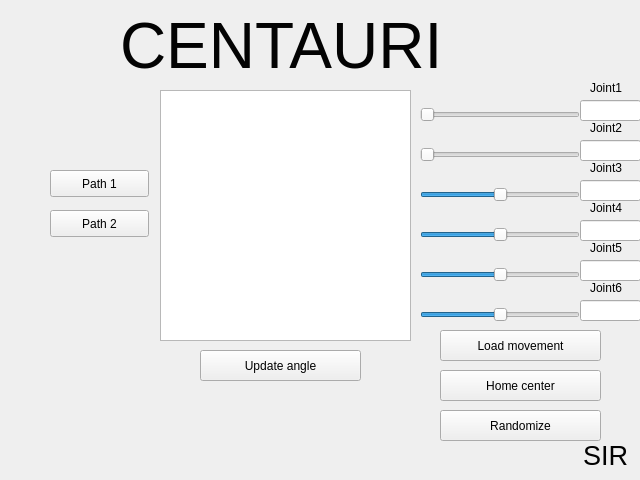
<?xml version="1.0" encoding="UTF-8"?>
<ui version="4.0">
 <class>MainWindow</class>
 <widget class="QWidget" name="MainWindow">
  <property name="geometry">
   <rect>
    <x>0</x>
    <y>0</y>
    <width>640</width>
    <height>480</height>
   </rect>
  </property>
  <property name="windowTitle">
   <string>Centauri6dof</string>
  </property>
  <widget class="QPushButton" name="Path1Button">
    <property name="geometry">
      <rect>
       <x>50</x>
       <y>170</y>
       <width>99</width>
       <height>27</height>
      </rect>
    </property>
    <property name="text">
     <string>Path 1</string>
    </property>
    <property name="iconSize">
     <size>
       <width>16</width>
       <height>16</height>
     </size>
    </property>
  </widget>
  <widget class="QPushButton" name="Path2Button">
   <property name="geometry">
    <rect>
     <x>50</x>
     <y>210</y>
     <width>99</width>
     <height>27</height>
    </rect>
   </property>
   <property name="text">
    <string>Path 2</string>
   </property>
   <property name="iconSize">
    <size>
     <width>16</width>
     <height>16</height>
    </size>
   </property>
  </widget>
  <widget class="QTextEdit" name="ShowText">
   <property name="geometry">
    <rect>
     <x>160</x>
     <y>90</y>
     <width>251</width>
     <height>251</height>
    </rect>
   </property>
  </widget>
  <widget class="QPushButton" name="UpdateAngleButton">
   <property name="geometry">
    <rect>
     <x>200</x>
     <y>350</y>
     <width>161</width>
     <height>31</height>
    </rect>
   </property>
   <property name="text">
    <string>Update angle</string>
   </property>
   <property name="iconSize">
    <size>
     <width>16</width>
     <height>16</height>
    </size>
   </property>
  </widget>
  <widget class="QSlider" name="SlJoint1">
   <property name="geometry">
    <rect>
     <x>420</x>
     <y>100</y>
     <width>160</width>
     <height>29</height>
    </rect>
   </property>
   <property name="orientation">
    <enum>Qt::Horizontal</enum>
   </property>
  </widget>
  <widget class="QLineEdit" name="ShowJoint1">
   <property name="geometry">
    <rect>
     <x>580</x>
     <y>100</y>
     <width>61</width>
     <height>21</height>
    </rect>
   </property>
   <property name="toolTip">
    <string>&lt;html&gt;&lt;head/&gt;&lt;body&gt;&lt;p&gt;&lt;span style=&quot; font-size:9pt;&quot;&gt;4.52&lt;/span&gt;&lt;/p&gt;&lt;/body&gt;&lt;/html&gt;</string>
   </property>
  </widget>
  <widget class="QLineEdit" name="ShowJoint2">
   <property name="geometry">
    <rect>
     <x>580</x>
     <y>140</y>
     <width>61</width>
     <height>21</height>
    </rect>
   </property>
   <property name="toolTip">
    <string>&lt;html&gt;&lt;head/&gt;&lt;body&gt;&lt;p&gt;&lt;span style=&quot; font-size:9pt;&quot;&gt;1.75000&lt;/span&gt;&lt;/p&gt;&lt;/body&gt;&lt;/html&gt;</string>
   </property>
  </widget>
  <widget class="QSlider" name="SlJoint2">
   <property name="geometry">
    <rect>
     <x>420</x>
     <y>140</y>
     <width>160</width>
     <height>29</height>
    </rect>
   </property>
   
   <property name="orientation">
    <enum>Qt::Horizontal</enum>
   </property>
  </widget>
  <widget class="QSlider" name="SlJoint4">
   <property name="geometry">
    <rect>
     <x>420</x>
     <y>220</y>
     <width>160</width>
     <height>29</height>
    </rect>
   </property>
   <property name="minimum">
    <number>-15707</number>
   </property>
   <property name="maximum">
    <number>15707</number>
   </property>
   <property name="orientation">
    <enum>Qt::Horizontal</enum>
   </property>
  </widget>
  <widget class="QSlider" name="SlJoint3">
   <property name="geometry">
    <rect>
     <x>420</x>
     <y>180</y>
     <width>160</width>
     <height>29</height>
    </rect>
   </property>
   <property name="minimum">
    <number>-15707</number>
   </property>
   <property name="maximum">
    <number>15707</number>
   </property>
   <property name="orientation">
    <enum>Qt::Horizontal</enum>
   </property>
  </widget>
  <widget class="QLineEdit" name="ShowJoint4">
   <property name="geometry">
    <rect>
     <x>580</x>
     <y>220</y>
     <width>61</width>
     <height>21</height>
    </rect>
   </property>
   <property name="toolTip">
    <string>&lt;html&gt;&lt;head/&gt;&lt;body&gt;&lt;p&gt;&lt;span style=&quot; font-size:9pt;&quot;&gt;1.7500&lt;/span&gt;&lt;/p&gt;&lt;/body&gt;&lt;/html&gt;</string>
   </property>
  </widget>
  <widget class="QSlider" name="SlJoint6">
   <property name="geometry">
    <rect>
     <x>420</x>
     <y>300</y>
     <width>160</width>
     <height>29</height>
    </rect>
   </property>
   <property name="minimum">
    <number>-15707</number>
   </property>
   <property name="maximum">
    <number>15707</number>
   </property>
   <property name="orientation">
    <enum>Qt::Horizontal</enum>
   </property>
  </widget>
  <widget class="QLineEdit" name="ShowJoint5">
   <property name="geometry">
    <rect>
     <x>580</x>
     <y>260</y>
     <width>61</width>
     <height>21</height>
    </rect>
   </property>
  </widget>
  <widget class="QSlider" name="SlJoint5">
   <property name="geometry">
    <rect>
     <x>420</x>
     <y>260</y>
     <width>160</width>
     <height>29</height>
    </rect>
   </property>
   <property name="minimum">
    <number>-15707</number>
   </property>
   <property name="maximum">
    <number>15707</number>
   </property>
   <property name="orientation">
    <enum>Qt::Horizontal</enum>
   </property>
  </widget>
  <widget class="QLineEdit" name="ShowJoint6">
   <property name="geometry">
    <rect>
     <x>580</x>
     <y>300</y>
     <width>61</width>
     <height>21</height>
    </rect>
   </property>
  </widget>
  <widget class="QLabel" name="Label_centauri">
   <property name="geometry">
    <rect>
     <x>120</x>
     <y>10</y>
     <width>321</width>
     <height>71</height>
    </rect>
   </property>
   <property name="styleSheet">
    <string notr="true">color: rgb(3, 3, 3);</string>
   </property>
   <property name="text">
    <string>&lt;html&gt;&lt;head/&gt;&lt;body&gt;&lt;p align=&quot;center&quot;&gt;&lt;span style=&quot; font-size:48pt;&quot;&gt;CENTAURI&lt;/span&gt;&lt;/p&gt;&lt;/body&gt;&lt;/html&gt;</string>
   </property>
  </widget>
  <widget class="QLabel" name="Label_SIR">
   <property name="geometry">
    <rect>
     <x>570</x>
     <y>440</y>
     <width>71</width>
     <height>31</height>
    </rect>
   </property>
   <property name="text">
    <string>&lt;html&gt;&lt;head/&gt;&lt;body&gt;&lt;p align=&quot;center&quot;&gt;&lt;span style=&quot; font-size:20pt; color:#020202;&quot;&gt;SIR&lt;/span&gt;&lt;/p&gt;&lt;/body&gt;&lt;/html&gt;</string>
   </property>
  </widget>
  <widget class="QLabel" name="labelJ1">
   <property name="geometry">
    <rect>
     <x>590</x>
     <y>80</y>
     <width>41</width>
     <height>16</height>
    </rect>
   </property>
   <property name="text">
    <string>Joint1</string>
   </property>
  </widget>
  <widget class="QLabel" name="labelJ2">
   <property name="geometry">
    <rect>
     <x>590</x>
     <y>120</y>
     <width>51</width>
     <height>16</height>
    </rect>
   </property>
   <property name="text">
    <string>Joint2</string>
   </property>
  </widget>
  <widget class="QLabel" name="labelJ3">
   <property name="geometry">
    <rect>
     <x>590</x>
     <y>160</y>
     <width>51</width>
     <height>16</height>
    </rect>
   </property>
   <property name="text">
    <string>Joint3</string>
   </property>
  </widget>
  <widget class="QLabel" name="labelJ4">
   <property name="geometry">
    <rect>
     <x>590</x>
     <y>200</y>
     <width>51</width>
     <height>16</height>
    </rect>
   </property>
   <property name="text">
    <string>Joint4</string>
   </property>
  </widget>
  <widget class="QLabel" name="labelJ5">
   <property name="geometry">
    <rect>
     <x>590</x>
     <y>240</y>
     <width>51</width>
     <height>16</height>
    </rect>
   </property>
   <property name="text">
    <string>Joint5</string>
   </property>
  </widget>
  <widget class="QLabel" name="labelJ6">
   <property name="geometry">
    <rect>
     <x>590</x>
     <y>280</y>
     <width>51</width>
     <height>16</height>
    </rect>
   </property>
   <property name="text">
    <string>Joint6</string>
   </property>
  </widget>
  <widget class="QLineEdit" name="ShowJoint3">
   <property name="geometry">
    <rect>
     <x>580</x>
     <y>180</y>
     <width>61</width>
     <height>21</height>
    </rect>
   </property>
   <property name="toolTip">
    <string>&lt;html&gt;&lt;head/&gt;&lt;body&gt;&lt;p&gt;&lt;span style=&quot; font-size:9pt;&quot;&gt;1.75000&lt;/span&gt;&lt;/p&gt;&lt;/body&gt;&lt;/html&gt;</string>
   </property>
  </widget>
  <widget class="QPushButton" name="UpdateMoveButton">
   <property name="geometry">
    <rect>
     <x>440</x>
     <y>330</y>
     <width>161</width>
     <height>31</height>
    </rect>
   </property>
   <property name="text">
    <string>Load movement</string>
   </property>
    <property name="iconSize">
     <size>
       <width>16</width>
       <height>16</height>
     </size>
    </property>
  </widget>
  <widget class="QPushButton" name="CenterButton">
   <property name="geometry">
    <rect>
     <x>440</x>
     <y>370</y>
     <width>161</width>
     <height>31</height>
    </rect>
   </property>
   <property name="text">
    <string>Home center</string>
   </property>
    <property name="iconSize">
     <size>
       <width>16</width>
       <height>16</height>
     </size>
    </property>
  </widget>
  <widget class="QPushButton" name="RandomizeButton">
   <property name="geometry">
    <rect>
     <x>440</x>
     <y>410</y>
     <width>161</width>
     <height>31</height>
    </rect>
   </property>
   <property name="text">
    <string>Randomize</string>
   </property>
    <property name="iconSize">
     <size>
       <width>16</width>
       <height>16</height>
     </size>
    </property>
  </widget>
  </widget>
 <resources/>
 <connections/>
</ui>
